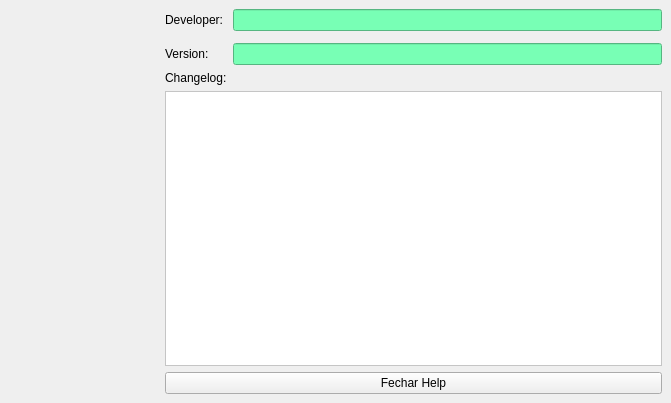
<?xml version="1.0" encoding="UTF-8"?>
<ui version="4.0">
 <class>Help</class>
 <widget class="QMainWindow" name="Help">
  <property name="windowModality">
   <enum>Qt::ApplicationModal</enum>
  </property>
  <property name="enabled">
   <bool>true</bool>
  </property>
  <property name="geometry">
   <rect>
    <x>0</x>
    <y>0</y>
    <width>671</width>
    <height>403</height>
   </rect>
  </property>
  <property name="sizePolicy">
   <sizepolicy hsizetype="Minimum" vsizetype="Minimum">
    <horstretch>0</horstretch>
    <verstretch>0</verstretch>
   </sizepolicy>
  </property>
  <property name="minimumSize">
   <size>
    <width>671</width>
    <height>403</height>
   </size>
  </property>
  <property name="maximumSize">
   <size>
    <width>671</width>
    <height>403</height>
   </size>
  </property>
  <property name="windowTitle">
   <string>Help - About</string>
  </property>
  <property name="windowOpacity">
   <double>1.000000000000000</double>
  </property>
  <property name="styleSheet">
   <string notr="true"/>
  </property>
  <property name="toolButtonStyle">
   <enum>Qt::ToolButtonIconOnly</enum>
  </property>
  <widget class="QWidget" name="centralwidget">
   <layout class="QGridLayout" name="gridLayout">
    <item row="5" column="1" colspan="2">
     <widget class="QPushButton" name="btnFechar">
      <property name="text">
       <string>Fechar Help</string>
      </property>
     </widget>
    </item>
    <item row="0" column="2">
     <widget class="QLineEdit" name="txtDeveloper">
      <property name="enabled">
       <bool>false</bool>
      </property>
      <property name="font">
       <font>
        <weight>75</weight>
        <bold>true</bold>
       </font>
      </property>
      <property name="styleSheet">
       <string notr="true">background-color: rgb(120, 255, 181);
color: rgb(0, 0, 0);</string>
      </property>
      <property name="alignment">
       <set>Qt::AlignCenter</set>
      </property>
     </widget>
    </item>
    <item row="0" column="1">
     <widget class="QLabel" name="label_3">
      <property name="text">
       <string>Developer:</string>
      </property>
     </widget>
    </item>
    <item row="2" column="2">
     <widget class="QLineEdit" name="txtVersion">
      <property name="enabled">
       <bool>false</bool>
      </property>
      <property name="font">
       <font>
        <weight>75</weight>
        <bold>true</bold>
       </font>
      </property>
      <property name="styleSheet">
       <string notr="true">background-color: rgb(120, 255, 181);
color: rgb(0, 0, 0);</string>
      </property>
      <property name="alignment">
       <set>Qt::AlignCenter</set>
      </property>
     </widget>
    </item>
    <item row="2" column="1">
     <widget class="QLabel" name="labVer">
      <property name="text">
       <string>Version:</string>
      </property>
     </widget>
    </item>
    <item row="3" column="1">
     <widget class="QLabel" name="label_5">
      <property name="text">
       <string>Changelog:</string>
      </property>
     </widget>
    </item>
    <item row="4" column="1" colspan="2">
     <widget class="QTextEdit" name="txtChangeLog">
      <property name="enabled">
       <bool>true</bool>
      </property>
      <property name="styleSheet">
       <string notr="true">background-color: rgb(255, 255, 255);
color: rgb(0, 0, 0);</string>
      </property>
      <property name="frameShadow">
       <enum>QFrame::Sunken</enum>
      </property>
      <property name="verticalScrollBarPolicy">
       <enum>Qt::ScrollBarAsNeeded</enum>
      </property>
      <property name="horizontalScrollBarPolicy">
       <enum>Qt::ScrollBarAsNeeded</enum>
      </property>
      <property name="lineWrapMode">
       <enum>QTextEdit::NoWrap</enum>
      </property>
      <property name="readOnly">
       <bool>true</bool>
      </property>
     </widget>
    </item>
    <item row="0" column="0" rowspan="6">
     <widget class="QLabel" name="label_2">
      <property name="minimumSize">
       <size>
        <width>150</width>
        <height>0</height>
       </size>
      </property>
      <property name="text">
       <string/>
      </property>
      <property name="alignment">
       <set>Qt::AlignLeading|Qt::AlignLeft|Qt::AlignTop</set>
      </property>
     </widget>
    </item>
   </layout>
  </widget>
 </widget>
 <resources/>
 <connections/>
</ui>
